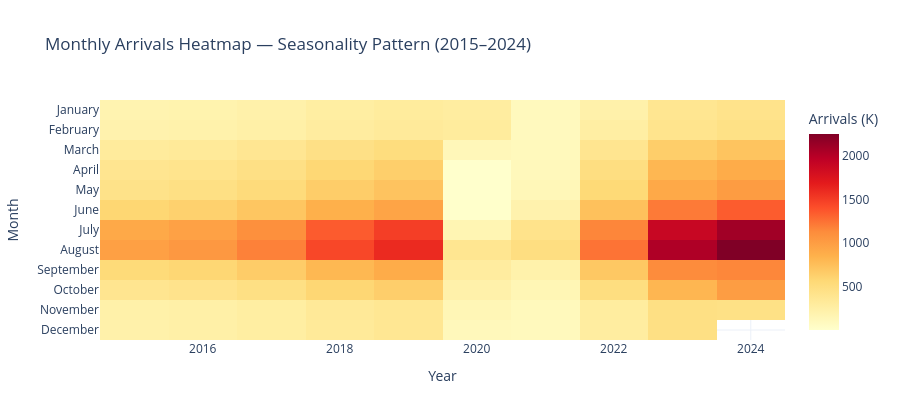

Here is the notebook cell this chart was saved with:
### Markdown cell above
## 4. Monthly Seasonality Analysis

### Code cell
# ── Chart 5: Heatmap — month × year arrivals 
heatmap_data = monthly.pivot(index='month_name', columns='year', values='arrivals_thousands')

# Order months 
month_order = ['January','February','March','April','May','June',
               'July','August','September','October','November','December']
heatmap_data = heatmap_data.reindex(month_order)

fig = px.imshow(
    heatmap_data,
    color_continuous_scale='YlOrRd',
    title='Monthly Arrivals Heatmap — Seasonality Pattern (2015–2024)',
    labels=dict(x='Year', y='Month', color='Arrivals (K)'),
    aspect='auto'
)
fig.update_layout(template='plotly_white', height=420)
fig.show()

print()
print('💡 Insight: July & August consistently dominate — summer peak accounts for ~35% of annual arrivals.')
print('   COVID collapse visible in 2020: April–June essentially zero.')

### Figure 1 — Plotly figure (JSON) as saved in the notebook; plotly's stock layout.template omitted (floating-point values rounded to 4 significant figures)
{"data": [{"coloraxis": "coloraxis", "hovertemplate": "Year: %{x}<br>Month: %{y}<br>Arrivals (K): %{z}<extra></extra>", "name": "0", "type": "heatmap", "x": [2015, 2016, 2017, 2018, 2019, 2020, 2021, 2022, 2023, 2024], "xaxis": "x", "y": ["January", "February", "March", "April", "May", "June", "July", "August", "September", "October", "November", "December"], "yaxis": "y", "z": [[182.0, 195.0, 220.0, 270.0, 299.0, 280.0, 95.0, 220.0, 380.0, 420.0], [198.0, 210.0, 238.0, 292.0, 323.0, 300.0, 88.0, 260.0, 410.0, 455.0], [310.0, 330.0, 374.0, 459.0, 508.0, 120.0, 102.0, 390.0, 645.0, 715.0], [388.0, 412.0, 466.0, 572.0, 634.0, 1.0, 110.0, 490.0, 805.0, 892.0], [438.0, 468.0, 530.0, 650.0, 720.0, 2.0, 128.0, 556.0, 914.0, 1014.0], [580.0, 620.0, 702.0, 861.0, 954.0, 8.0, 200.0, 737.0, 1211.0, 1344.0], [912.0, 972.0, 1100.0, 1350.0, 1495.0, 160.0, 420.0, 1156.0, 1898.0, 2100.0], [978.0, 1043.0, 1180.0, 1447.0, 1603.0, 380.0, 490.0, 1240.0, 2035.0, 2250.0], [542.0, 579.0, 655.0, 804.0, 890.0, 290.0, 210.0, 688.0, 1130.0, 1152.0], [390.0, 416.0, 471.0, 578.0, 640.0, 220.0, 148.0, 495.0, 813.0, 1004.0], [224.0, 240.0, 272.0, 334.0, 370.0, 140.0, 102.0, 286.0, 470.0, 454.0], [217.0, 239.0, 270.0, 331.0, 367.0, 111.0, 94.0, 284.0, 467.0, NaN]]}], "layout": {"coloraxis": {"colorbar": {"title": {"text": "Arrivals (K)"}}, "colorscale": [[0, "rgb(255,255,204)"], [0.125, "rgb(255,237,160)"], [0.25, "rgb(254,217,118)"], [0.375, "rgb(254,178,76)"], [0.5, "rgb(253,141,60)"], [0.625, "rgb(252,78,42)"], [0.75, "rgb(227,26,28)"], [0.875, "rgb(189,0,38)"], [1, "rgb(128,0,38)"]]}, "height": 420, "title": {"text": "Monthly Arrivals Heatmap — Seasonality Pattern (2015–2024)"}, "xaxis": {"anchor": "y", "domain": [0, 1], "title": {"text": "Year"}}, "yaxis": {"anchor": "x", "autorange": "reversed", "domain": [0, 1], "title": {"text": "Month"}}}}
